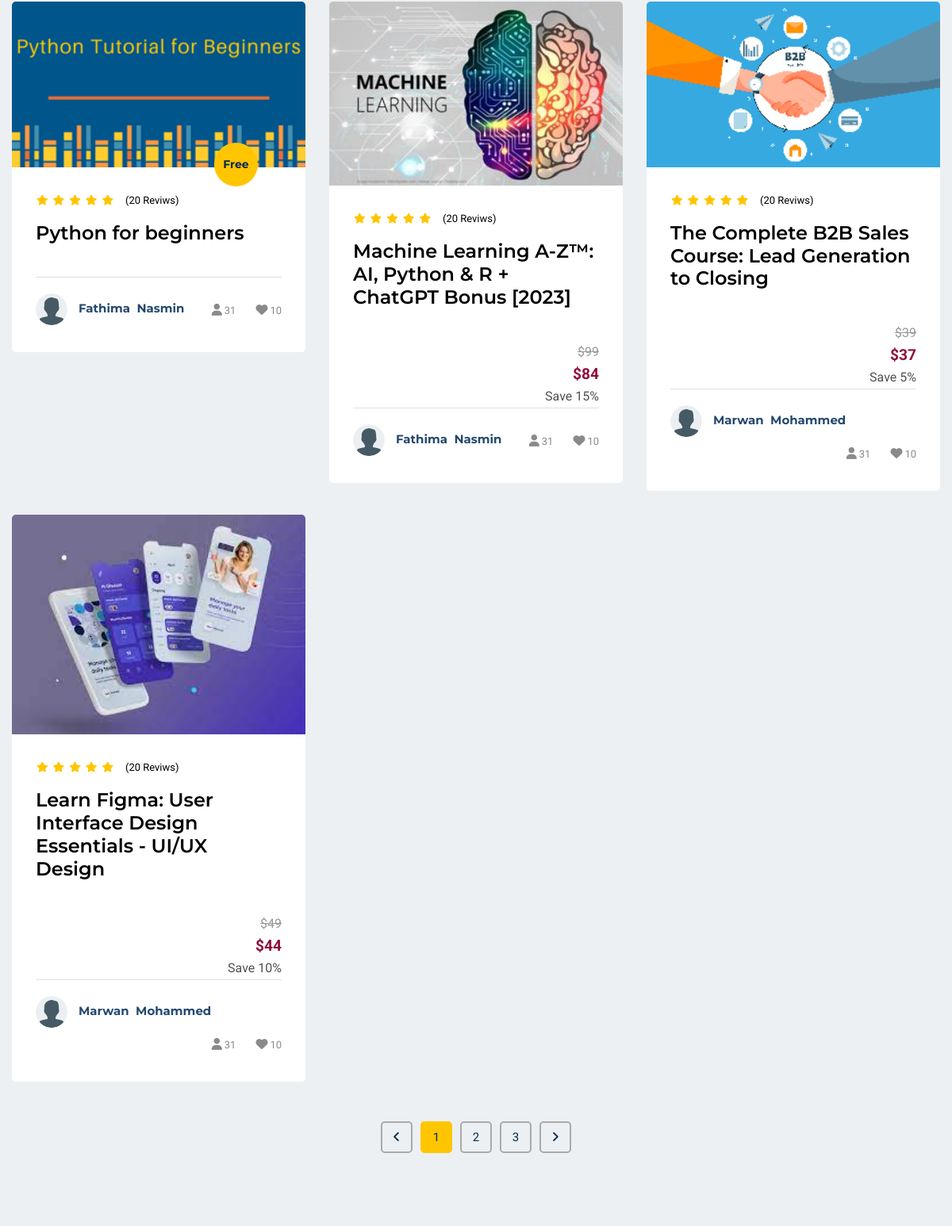
Page /course-lists/ (middle part) on the earlier database version.
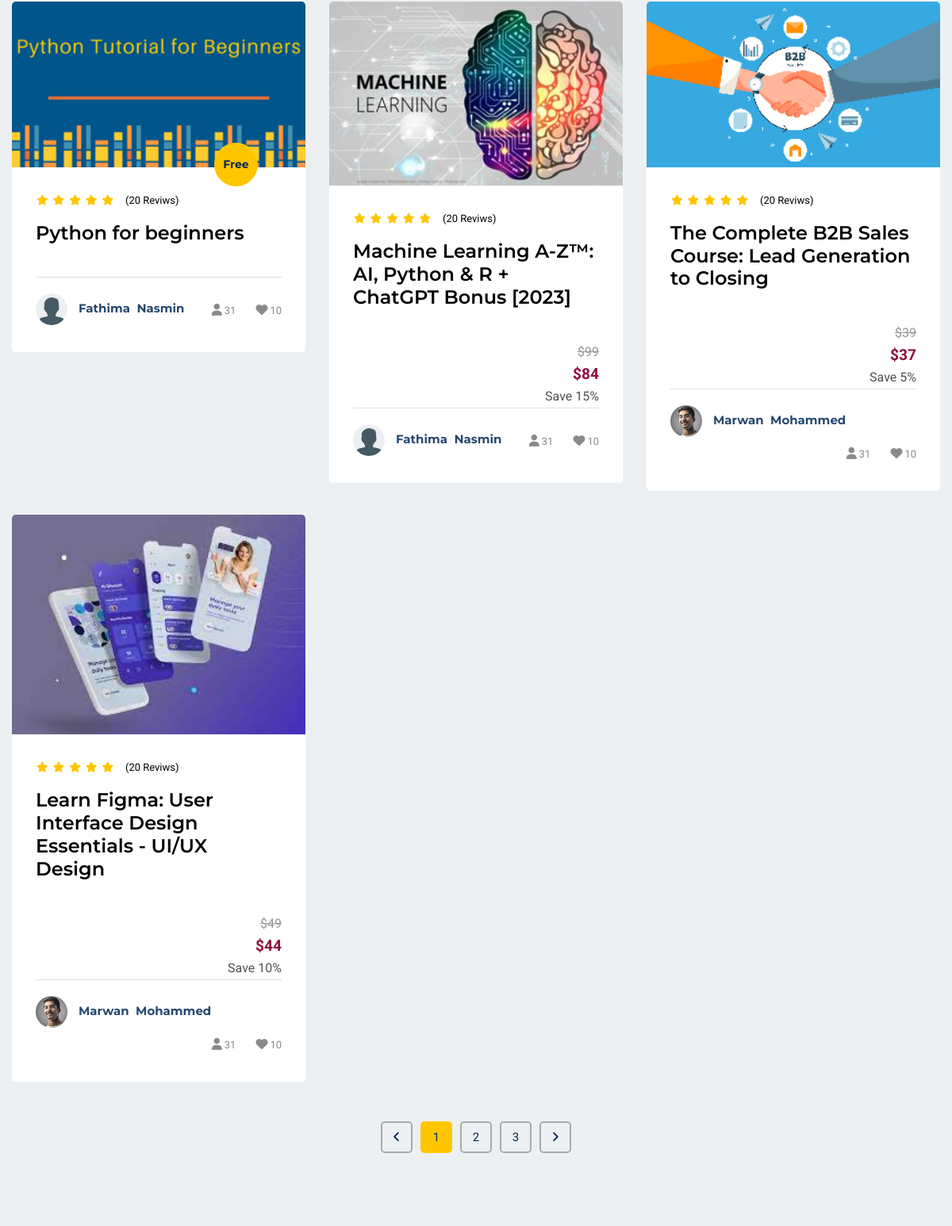
Same page on the later database version.
### lms_main/models.py (models this page shows, shortened)
class Course(models.Model):
    STATUS = (
        ('PUBLISH', 'PUBLISH'),
        ('DRAFT', 'DRAFT'),
    )
    title = models.CharField(max_length=300)
    description = models.TextField()
    created_at = models.DateField(auto_now_add=True)
    featured_image = models.ImageField(
        upload_to='course/featured_images/', null=True)
    price = models.IntegerField(
        null=True, default=0)
    discount = models.IntegerField(null=True, blank=True)
    slug = models.SlugField(unique=True, null=True,
                            blank=True, max_length=300)
    status = models.CharField(choices=STATUS, max_length=100, null=True)
    author = models.ForeignKey(user_model.Instructor, on_delete=models.CASCADE)
    category = models.ForeignKey(
        lms_main_model.Category, on_delete=models.CASCADE)
    level = models.ForeignKey(lms_main_model.Level, on_delete=models.CASCADE)

### user/models.py (models this page shows, shortened)
class Instructor(models.Model):
    instructor = models.OneToOneField(
        User, on_delete=models.CASCADE, primary_key=True)
    profile_image = models.ImageField(
        null=True, blank=True, upload_to="profile_pictures/instructor/")
    about_me = models.TextField(null=True, blank=True)
    designation = models.CharField(null=True, blank=True, max_length=100)
    @property
    def profile_image_url(self):
        if self.profile_image and hasattr(self.profile_image, 'url'):
            return self.profile_image.url
        else:
            return "/static/images/profile/user.png"

class User(AbstractUser):
    username = models.CharField(_("Username"), max_length=150)
    email = models.EmailField(_("email address"), unique=True)
    USERNAME_FIELD = "email"
    REQUIRED_FIELDS = []
    objects = CustomUserManager()

### lms_main/views.py (the view)
# urls.py: path('course-lists/', lms_main_view.course_lists, name='course-lists'),
def course_lists(request):
    categories = models.Category.objects.all()
    all_courses = models.Course.objects.filter(status='PUBLISH').all()
    context = {
        'categories': categories,
        'courses': all_courses,
    }
    return render(request, 'lms_main/course_lists.html', context)

### lms_main/templatetags/course_tags.py (called while the page is built)
@register.simple_tag
def discount_calculation(price, discount):
    if discount is None or discount == 0:
        return price
    sell_price = price
    sell_price = price - (price * discount / 100)
    return math.floor(sell_price)

### lms_main/templates/lms_main/course_lists.html (shortened to what the changed rows need)
{% extends 'lms_main/base.html' %}
{% load static %}
{% load course_tags %}
{% block main %}
<section id="courses-part" class="pt-120 pb-120 gray-bg">
    <div class="container">
        <div class="tab-content" id="myTabContent">
            <div class="tab-pane fade show active" id="courses-grid" role="tabpanel" aria-labelledby="courses-grid-tab">
                <div class="row">
                    {% for course in courses %}
                    <div class="col-lg-4 col-md-6">
                        <div class="singel-course mt-30">
                            <div class="thum">
                                <div class="image">
                                    <img src="{{ course.featured_image.url }}" alt="Course">
                                </div>
                            </div>
                            <div class="cont">
                                <ul>
                                    <li><i class="fa fa-star"></i></li>
                                    <li><i class="fa fa-star"></i></li>
                                    <li><i class="fa fa-star"></i></li>
                                    <li><i class="fa fa-star"></i></li>
                                    <li><i class="fa fa-star"></i></li>
                                </ul>
                                <span>(20 Reviws)</span>
                                <a href="{% url 'lms_main:single-course' course.slug %}">
                                    <h4>{{ course.title }}</h4>
                                </a>
                                {% if course.price != 0 %}
                                <div class="discount-container">
                                    <p class="old-price">&#36;{{ course.price }}</p>
                                    <p class="new-price">&#36;{% discount_calculation course.price course.discount %}</p>
                                    <p>Save {{course.discount}}%</p>
                                </div>
                                {% endif %}
                                <div class="course-teacher">
                                    <div class="thum">
                                        <a href="#"><img src="{{ course.author.profile_image_url }}" alt="Instructor" class="rounded-circle">
                                    </a>
                                    </div>
                                    <div class="name">
                                        <a href="#">
                                            <h6>{{ course.author.instructor.first_name }}&nbsp; {{ course.author.instructor.last_name }}</h6>
                                        </a>
                                    </div>
                                    <div class="admin">
                                        <ul>
                                            <li><a href="#"><i class="fa fa-user"></i><span>31</span></a></li>
                                            <li><a href="#"><i class="fa fa-heart"></i><span>10</span></a></li>
                                        </ul>
                                    </div>
                                </div>
                            </div>
                        </div>
                    </div>
                    {% endfor %}
                </div>
            </div>
        </div>
    </div>
</section>
{% endblock %}

Differences in the rows shown:
changed through a linked row, Course "The Complete B2B Sales Course: Lead Generation to Closing": author.profile_image_url: picture added in place of a placeholder
changed through a linked row, Course "Learn Figma: User Interface Design Essentials - UI/UX Design": author.profile_image_url: picture added in place of a placeholder
